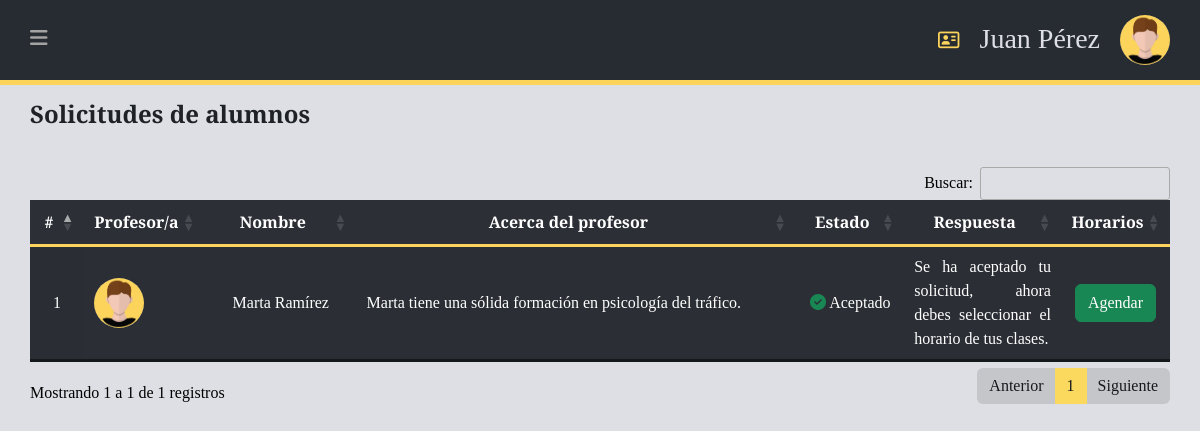
The app's page /php/Menu-Alumno/Solicitudes-Profesores.php?response=error (signed in) with its own data.
### tables this page shows
CREATE TABLE solicitud_alumno(
    id_solicitud INT AUTO_INCREMENT,
    fk_alumno_id INT,
    fk_profesor_id INT,
    estado_solicitud VARCHAR(20),  
    respuesta VARCHAR(500),
    estado_clase VARCHAR(20) DEFAULT 'Teórico',  
    tipo_clase VARCHAR(20), 

    PRIMARY KEY (id_solicitud),
    FOREIGN KEY (fk_alumno_id) REFERENCES alumno(id_alum),
    FOREIGN KEY (fk_profesor_id) REFERENCES profesor(id_prof)
);

CREATE TABLE usuario(
    id_user INT AUTO_INCREMENT,
    nombre VARCHAR(300),
    telefono INT,  
    fecha_nacimiento DATE,
    correo VARCHAR(50) UNIQUE,
    ubicacion VARCHAR(70),
    password_user VARCHAR(260),
    permisos INT,  
    estado BIT,
    imagen VARCHAR(400) DEFAULT 'fotoPerfil.jpg',

    PRIMARY KEY (id_user)
);

CREATE TABLE profesor(
    id_prof INT AUTO_INCREMENT,
    experiencia int(11) DEFAULT 0,
    clases_ejercidas INT,
    licencia VARCHAR(255),  
    cedula VARCHAR(255),   
    hojaDeVida VARCHAR(255),  
    capacitacion VARCHAR(255),  
    semep VARCHAR(255),  
    descripcion_prof TEXT,  
    descripcion_clase TEXT,  
    aprobado INT,
    fk_usuario_id INT,

    PRIMARY KEY (id_prof),
    FOREIGN KEY (fk_usuario_id) REFERENCES USUARIO(id_user)
);

### php/Menu-Alumno/Solicitudes-Profesores.php (the view, shortened to what this page needs)
<?php
require '../../Logica/conexion.php';
?>
<!DOCTYPE html>
<html lang="es">
<head>
    <link rel="stylesheet" href=" https://cdn.jsdelivr.net/npm/bootstrap@5.3.2/dist/css/bootstrap.min.css">
    <link rel="stylesheet" href="https://cdn.jsdelivr.net/npm/bootstrap-icons@1.11.3/font/bootstrap-icons.min.css">
    <link rel="stylesheet" href="../../Css/Solicitudes-Profesores.css">
    <link href="https://cdn.datatables.net/1.13.6/css/dataTables.bootstrap5.min.css" rel="stylesheet">
    <link href="https://cdn.datatables.net/buttons/2.4.2/css/buttons.bootstrap5.min.css" rel="stylesheet">
</head>
<body>
    <section id="interface">
        <div class="navigation">
            <div class="n1">
                <div>
                    <i id="menu-btn" class="fa-solid fa-bars"></i>
                </div>
            </div>
            <div class="profile">
                <i class="fa-solid fa-address-card"></i>
                <h3><?php echo $_SESSION['nombre']; ?></h3>
                <img src="../../Logica/uploads/<?php echo $_SESSION['imagen']; ?>" alt="">
            </div>
        </div>
        <h3 class="i-name">
            Solicitudes de alumnos
        </h3>
        <div class="values">
            <table id="example" class="display table-hover bg-dark" style="width:100%; color: #ffff">
                <thead>
                    <tr>
                        <th class="text-center">#</th>
                        <th class="text-center">Profesor/a</th>
                        <th class="text-center">Nombre</th>
                        <th class="text-center">Acerca del profesor</th>
                        <th class="text-center">Estado</th>
                        <th class="text-center">Respuesta</th>
                        <th class="text-center">Horarios</th>
                    </tr>
                </thead>
                <tbody>
                    <?php
                    $id_alumno = $_SESSION['id_alum'];
                    $sql = "SELECT
                    solicitud_alumno.id_solicitud,
                    solicitud_alumno.estado_solicitud AS estado_solicitud,
                    solicitud_alumno.estado_clase AS estado_clase,
                    solicitud_alumno.respuesta,
                    profesor.id_prof AS id_profesor,
                    usuario_profesor.nombre AS nombre_profesor,
                    usuario_profesor.imagen AS imagen_profesor,
                    profesor.descripcion_prof AS descripcion_profesor,
                    pagos.estado_pago AS estado_pago
                    FROM solicitud_alumno
                    JOIN pagos ON pagos.solicitud_alumno_fk_id = solicitud_alumno.id_solicitud
                    JOIN profesor ON solicitud_alumno.fk_profesor_id = profesor.id_prof
                    JOIN alumno ON solicitud_alumno.fk_alumno_id = alumno.id_alum
                    JOIN usuario AS usuario_profesor ON profesor.fk_usuario_id = usuario_profesor.id_user
                    WHERE solicitud_alumno.fk_alumno_id = $id_alumno AND solicitud_alumno.tipo_clase = 'Clase Normal'
                    GROUP BY id_solicitud;";
                    $result = mysqli_query($conn, $sql);
                    $contador = 1;
                    while ($usuario = mysqli_fetch_array($result)) {
                    ?>
                        <tr>
                            <td class="text-center"><?php echo $contador ?></td>
                            <td>
                                <img style="width: 50px;height: 50px;border-radius: 50%;" src="../../Logica/uploads/<?php echo $usuario['imagen_profesor'] ?>" alt="">
                            </td>
                            <td class="text-center"><?php echo $usuario['nombre_profesor'] ?></td>
                            <td style="text-align: justify;"><?php echo $usuario['descripcion_profesor'] ?></td>
                            <td class="text-center">
                                <?php
                                $estado = $usuario['estado_solicitud'];
                                $estado_clase = $usuario['estado_clase'];
                                $estado_pago = $usuario['estado_pago'];
                                if ($estado_clase == 'Finalizado' || $estado_clase == 'Calificado') {
                                    echo '<i class="fa-solid fa-graduation-cap text-success" ></i> Graduado';
                                } else {
                                    if ($estado_pago == 'Pendiente' && $estado == 'Aceptado') {
                                        echo '<i class="fa-solid fa-circle-exclamation text-warning"></i> Pago Pendiente';
                                    } else {
                                        if ($estado == 'Pendiente') {
                                            echo '<i class="fa-solid fa-circle-exclamation text-warning"></i> Pendiente';
                                        } elseif ($estado == 'Rechazado') {
                                            echo '<i class="fa-solid fa-xmark text-danger"></i> Rechazado';
                                        } elseif ($estado == 'Aceptado') {
                                            echo '<i class="fas fa-check-circle text-success"></i> Aceptado';
                                        } else {
                                            echo $estado;
                                        }
                                    }
                                }
                                ?>
                            </td>
                            <td style="text-align: justify;"><?php echo $usuario['respuesta'] ?></td>
                            <td class="text-center">
                                <?php
                                $estadoClase = $usuario['estado_clase'];
                                $estado = $usuario['estado_solicitud'];
                                $estado_pago = $usuario['estado_pago'];
                                $id_solicitud = $usuario['id_solicitud'];
                                $id_prof = $usuario['id_profesor'];
                                if ($estado == 'Aceptado') {
                                    if ($estado_pago == 'Pendiente') {
                                        echo '
                                        <a href="php/redireccionar_pago.php?solicitud=' . $id_solicitud . '" class="btn btn-warning btn-agendar" >
                                        Pagar
                                        </a>';
                                    } else {
                                        if ($estadoClase == 'Finalizado') {
                                            echo '<button class="btn btn-warning" style="background-color: #efc015; border: none;" name="calificar" data-bs-toggle="modal" data-bs-target="#addcalificate' . $id_solicitud . '">Calificar</button>';
                                        } else if ($estadoClase == 'Calificado') {
                                            echo '<button class="btn btn-success" border: none;"><i class="fa-solid fa-graduation-cap" ></i> </button>';
                                        } else {
                                            echo '<button class="btn btn-success btn-agendar" data-id="' . $id_prof . '" data-id-solicitud="' . $id_solicitud . '" data-estado-clase="' . $estadoClase . '">Agendar</button>';
                                        }
                                    }
                                } else {
                                    echo '<button class="btn btn-success btn-agendar" disabled>Agendar</button>';
                                }
                                ?>
                            </td>
                        </tr>
                    <?php
                        $contador++;
                    } ?>
                </tbody>
            </table>
        </div>
    </section>
</body>
</html>

### records on screen
solicitud_alumno: usuario.imagen (picture), usuario.nombre "Marta Ramírez", fk_profesor.descripcion_prof "Marta tiene una sólida formación en psicología del tráfico.", estado_clase "Práctico" (drawn), respuesta "Se ha aceptado tu solicitud, ahora debes seleccionar el horario de tus clases."

### other values on screen
$_SESSION['nombre'] "Juan Pérez"
